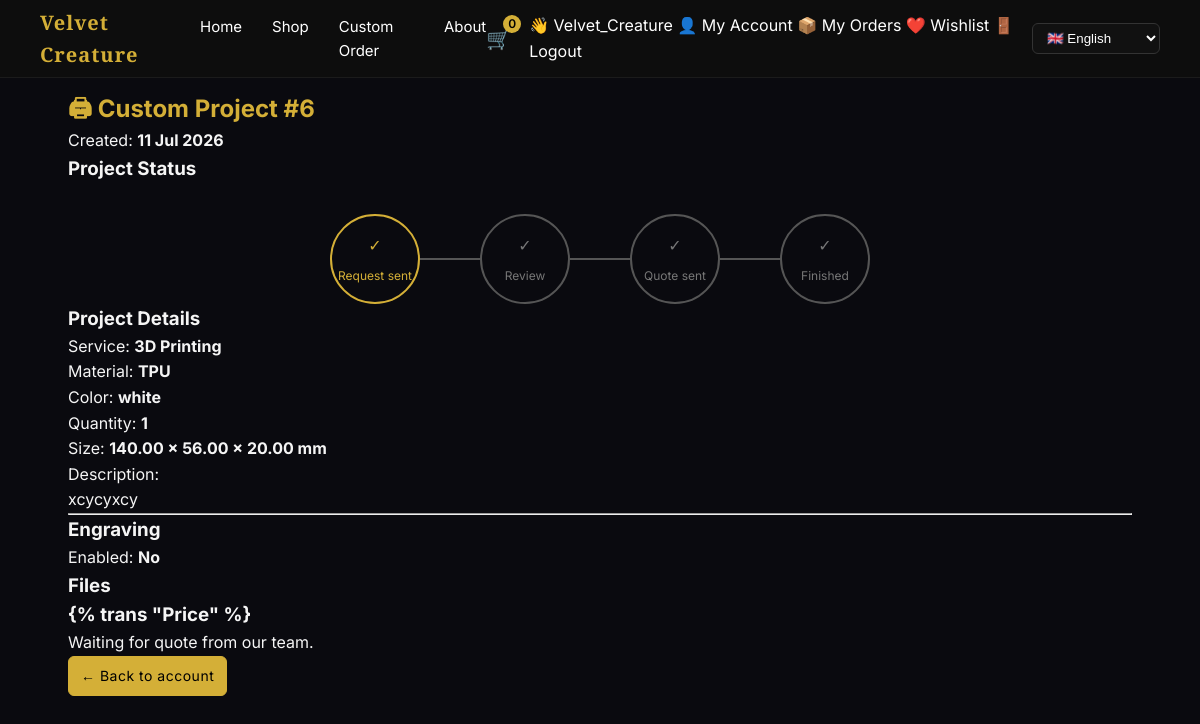
/en/custom/6/ (signed in), run on the app's committed database.
### custom_orders/models.py (models this page shows, shortened)
class CustomOrder(models.Model):
    STATUS_CHOICES = [
        ("new", "New"),
        ("review", "Under Review"),
        ("quote_sent", "Quote Sent"),
        ("accepted", "Accepted"),
        ("printing", "Production"),
        ("finished", "Finished"),
        ("shipped", "Shipped"),
        ("cancelled", "Cancelled"),
    ]
    SERVICE_CHOICES = [
        ("printing", "3D Printing"),
        ("engraving", "Engraving"),
        ("both", "3D Printing + Engraving"),
    ]
    ENGRAVING_CHOICES = [
        ("none", "No engraving"),
        ("text", "Text engraving"),
        ("logo", "Logo engraving"),
        ("image", "Image engraving"),
    ]
    MATERIAL_CHOICES = [
        ("PLA", "PLA"),
        ("PETG", "PETG"),
        ("ABS", "ABS"),
        ("TPU", "TPU"),
        ("RESIN", "Resin"),
    ]
    user = models.ForeignKey(
        User,
        on_delete=models.SET_NULL,
        null=True,
        blank=True
    )
    name = models.CharField(
        max_length=100
    )
    email = models.EmailField()
    phone = models.CharField(
        max_length=50,
        blank=True
    )
    service = models.CharField(
        max_length=20,
        choices=SERVICE_CHOICES,
        default="printing"
    )
    description = models.TextField()
    engraving = models.BooleanField(
        default=False
    )
    engraving_type = models.CharField(
        max_length=20,
        choices=ENGRAVING_CHOICES,
        default="none"
    )
    engraving_text = models.CharField(
        max_length=255,
        blank=True
    )
    engraving_image = models.ImageField(
        upload_to="custom_orders/engraving/",
        blank=True,
        null=True
    )
    material = models.CharField(
        max_length=20,
        choices=MATERIAL_CHOICES,
        default="PLA"
    )
    color = models.CharField(
        max_length=50,
        blank=True
    )
    width = models.DecimalField(
        max_digits=8,
        decimal_places=2,
        null=True,
        blank=True
    )
    height = models.DecimalField(
        max_digits=8,
        decimal_places=2,
        null=True,
        blank=True
    )
    depth = models.DecimalField(
        max_digits=8,
        decimal_places=2,
        null=True,
        blank=True
    )
    quantity = models.PositiveIntegerField(
        default=1
    )
    model_file = models.FileField(
        upload_to="custom_orders/files/",
        blank=True,
        null=True
    )
    image = models.ImageField(
        upload_to="custom_orders/images/",
        blank=True,
        null=True
    )
    status = models.CharField(
        max_length=20,
        choices=STATUS_CHOICES,
        default="new"
    )
    estimated_price = models.DecimalField(
        max_digits=10,
        decimal_places=2,
        null=True,
        blank=True
    )
    admin_note = models.TextField(
        blank=True
    )
    created = models.DateTimeField(
        auto_now_add=True
    )
    updated = models.DateTimeField(
        auto_now=True
    )

### custom_orders/views.py (the view)
@login_required
def custom_order_detail(request, order_id):
    custom_order = get_object_or_404(
        CustomOrder,
        id=order_id,
        user=request.user
    )
    return render(
        request,
        "custom_orders/detail.html",
        {
            "custom_order": custom_order
        }
    )

### cart/context_processors.py (called while the page is built, shortened)
def cart_context(request):
    cart = request.session.get("cart", {})
    count = 0
    items = []
    total = 0
    return {
        "cart_count": count,
        "cart_items": items,
        "cart_total": total
    }

### custom_orders/templates/custom_orders/detail.html (shortened to what this page needs)
{% extends "base.html" %}
{% load i18n %}
{% block content %}
<section class="order-detail-page">
<div class="card">
<h1 style="color:#d4af37;">
🖨 {% trans "Custom Project" %} #{{ custom_order.id }}
</h1>
<p>
{% trans "Created" %}:
<strong>
{{ custom_order.created|date:"d M Y" }}
</strong>
</p>
</div>
<div class="card">
<h3>
{% trans "Project Status" %}
</h3>
<div class="order-progress">
<div class="step active">
✓
<span>
{% trans "Request sent" %}
</span>
</div>
<div class="line"></div>
<div class="step
{% if custom_order.status != 'new' %}active{% endif %}">
✓
<span>
{% trans "Review" %}
</span>
</div>
<div class="line"></div>
<div class="step
{% if custom_order.status == 'quote_sent' or custom_order.status == 'accepted' or custom_order.status == 'printing' or custom_order.status == 'finished' or custom_order.status == 'shipped' %}active{% endif %}">
✓
<span>
{% trans "Quote sent" %}
</span>
</div>
<div class="line"></div>
<div class="step
{% if custom_order.status == 'finished' or custom_order.status == 'shipped' %}active{% endif %}">
✓
<span>
{% trans "Finished" %}
</span>
</div>
</div>
</div>
<div class="card">
<h3>
{% trans "Project Details" %}
</h3>
<p>
{% trans "Service" %}:
<strong>
{{ custom_order.get_service_display }}
</strong>
</p>
<p>
{% trans "Material" %}:
<strong>
{{ custom_order.material }}
</strong>
</p>
<p>
{% trans "Color" %}:
<strong>
{{ custom_order.color|default:"-" }}
</strong>
</p>
<p>
{% trans "Quantity" %}:
<strong>
{{ custom_order.quantity }}
</strong>
</p>
<p>
{% trans "Size" %}:
<strong>
{{ custom_order.width }} ×
{{ custom_order.height }} ×
{{ custom_order.depth }}
mm
</strong>
</p>
<p>
{% trans "Description" %}:
</p>
<p>
{{ custom_order.description }}
</p>
<hr>
<h3>
{% trans "Engraving" %}
</h3>
<p>
{% trans "Enabled" %}:
<strong>
{% if custom_order.engraving %}
{% trans "Yes" %}
{% else %}
{% trans "No" %}
{% endif %}
</strong>
</p>
</div>
<div class="card">
<h3>
{% trans "Files" %}
</h3>
</div>
<div class="card">
<h3>
{% trans "Price"
%}
</h3>
{% if custom_order.estimated_price %}
<h2 style="color:#d4af37;">
€
{{ custom_order.estimated_price }}
</h2>
{% else %}
<p>
{% trans "Waiting for quote from our team." %}
</p>
{% endif %}
</div>
<a href="{% url 'profile' %}"
class="btn">
← {% trans "Back to account" %}
</a>
</section>
{% endblock %}

### templates/includes/navbar.html (shortened to what this page needs)
{% load i18n %}
<nav class="navbar" id="navbar">
    <a href="{% url 'home' %}" class="logo">
        Velvet Creature
    </a>
    <div class="menu">
        <a href="{% url 'home' %}">
            {% trans "Home" %}
        </a>
        <a href="{% url 'shop' %}">
            {% trans "Shop" %}
        </a>
        <a href="{% url 'custom_order_create' %}">
            {% trans "Custom Order" %}
        </a>
        <a href="#">
            {% trans "About" %}
        </a>
    </div>
    <div class="icons">
        <div class="mini-cart">
            <a href="#"
               class="cart-icon"
               onclick="openCart(); return false;">
                🛒
            </a>
            <span class="cart-count">
                {{ cart_count }}
            </span>
        </div>
        <div class="user-menu">
        {% if user.is_authenticated %}
            <span class="welcome-user">
                👋 {{ user.username }}
            </span>
            <a href="{% url 'profile' %}">
                👤 {% trans "My Account" %}
            </a>
            <a href="{% url 'order_list' %}">
                📦 {% trans "My Orders" %}
            </a>
            <a href="{% url 'wishlist' %}">
                ❤️ {% trans "Wishlist" %}
            </a>
            <a href="{% url 'logout' %}">
                🚪 {% trans "Logout" %}
            </a>
        {% endif %}
        </div>
        <form action="{% url 'set_language' %}"
              method="post"
              class="lang-switch">
            <select name="language"
                    onchange="this.form.submit()">
                <option value="en"
                    {% if LANGUAGE_CODE == "en" %}selected{% endif %}>
                    🇬🇧 English
                </option>
            </select>
        </form>
    </div>
</nav>

### static/css/style.css (style rules this page uses)
*, *::before, *::after { margin: 0; padding: 0; box-sizing: border-box; }
html { scroll-behavior: smooth; }
body { background: #0a0a0f; color: #f5f5f5; font-family: "Inter", sans-serif; line-height: 1.6; overflow-x: hidden; }
a { color: inherit; text-decoration: none; }
.navbar { position: fixed; top: 0; left: 0; right: 0; height: 78px; display: flex; justify-content: space-between; align-items: center; padding: 0 40px; background: rgba(10, 10, 15, 0.85); backdrop-filter: blur(18px); border-bottom: 1px solid rgba(255, 255, 255, 0.06); z-index: 999; }
.logo { font-size: 26px; font-weight: 600; color: #d4af37; letter-spacing: 1px; }
.menu { display: flex; gap: 30px; }
.menu a { position: relative; font-size: 15px; transition: 0.3s; }
.menu a::after { content: ""; position: absolute; left: 0; bottom: -6px; width: 0; height: 1px; background: #d4af37; transition: 0.3s; }
.icons { display: flex; align-items: center; gap: 18px; }
.cart-icon { font-size: 20px; }
.lang-switch select { background: #111; color: white; border: 1px solid #333; padding: 6px 10px; border-radius: 6px; }
.btn { display: inline-flex; align-items: center; justify-content: center; padding: 12px 26px; border-radius: 10px; border: 1px solid #d4af37; color: #d4af37; font-size: 14px; letter-spacing: 0.5px; transition: 0.3s ease; }
section { padding-left: 20px; padding-right: 20px; }
.mini-cart { position:relative; }
.cart-count { position:absolute; top:-8px; right:-10px; background:#d4af37; color:black; width:18px; height:18px; font-size:12px; display:flex; align-items:center; justify-content:center; border-radius:50%; font-weight:600; }
.btn { padding:8px 12px; background:#d4af37; color:#000; border-radius:6px; font-size:14px; }
.navbar { display: flex; justify-content: space-between; align-items: center; padding: 18px 40px; background: #0d0d0d; color: white; }
.logo { font-weight: bold; font-size: 20px; }
select { background: #1a1a1a; color: white; border: 1px solid #333; padding: 5px; }
.logo, .hero h1, .section-title, .shop-title { font-family: "Playfair Display", serif; }
body { font-family: "Inter", sans-serif; }
.order-progress { display:flex; align-items:center; justify-content:center; margin-top:30px; }
.step { width:90px; height:90px; border-radius:50%; border:2px solid #555; display:flex; flex-direction:column; align-items:center; justify-content:center; color:#777; }
.step.active { border-color:#d4af37; color:#d4af37; }
.step span { font-size:12px; margin-top:8px; }
.line { width:60px; height:2px; background:#555; }

### data on the page
CustomOrder: id "6", created "11 Jul 2026", service "3D Printing", material "TPU", color "white", quantity "1", width "140.00", height "56.00", depth "20.00", description "xcycyxcy"

### other printed values
{{ cart_count }} "0"
{{ user.username }} "Velvet_Creature"
